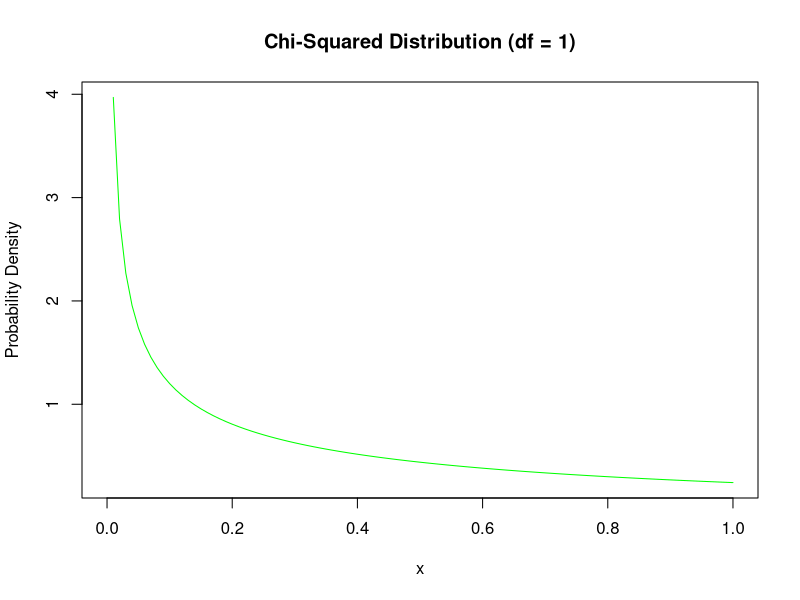
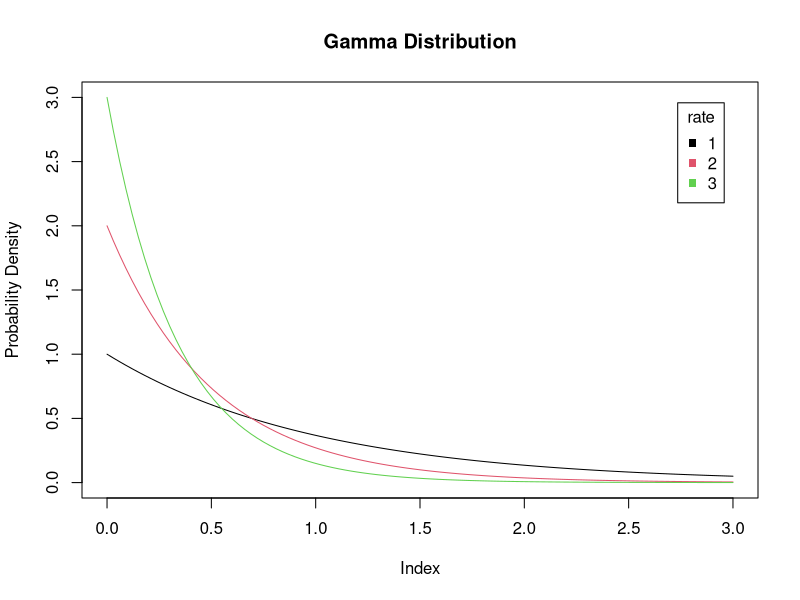
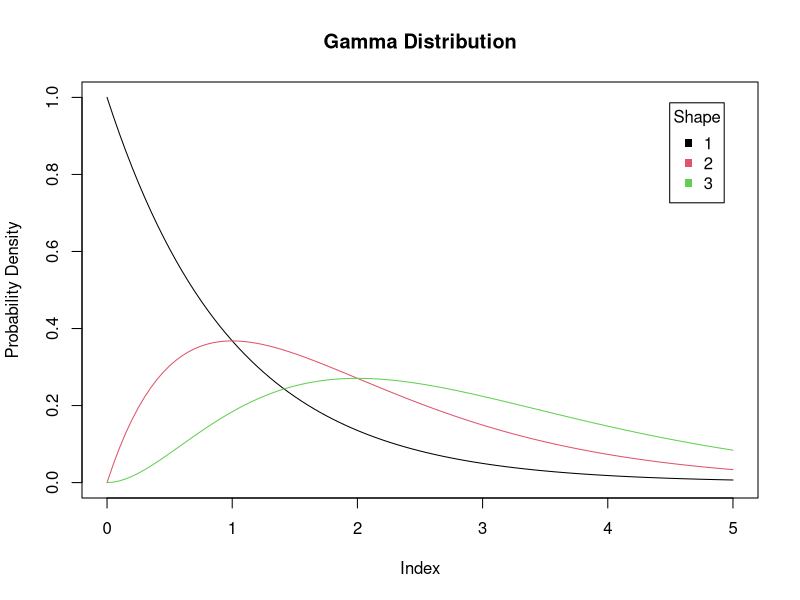
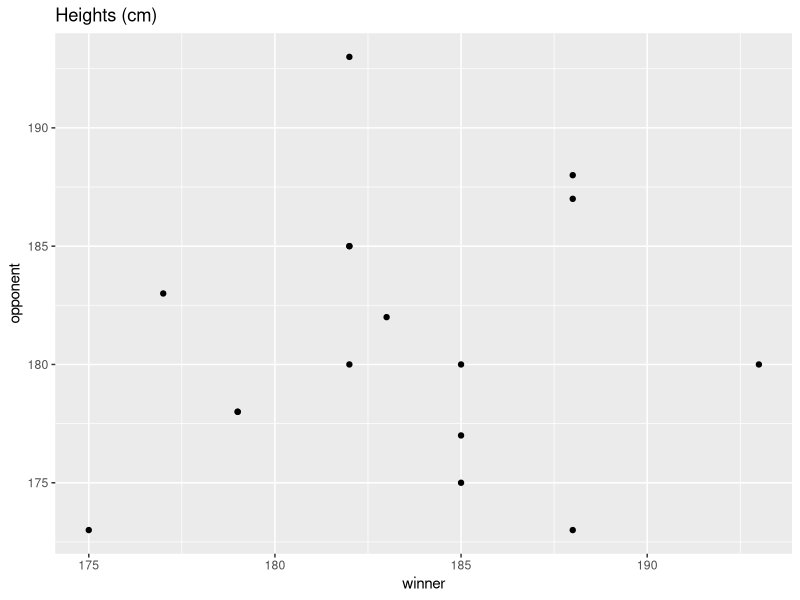
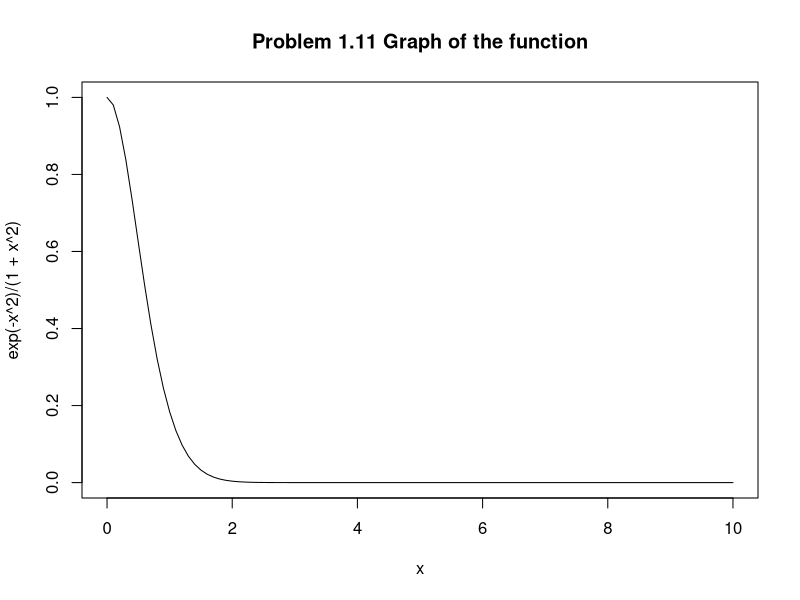
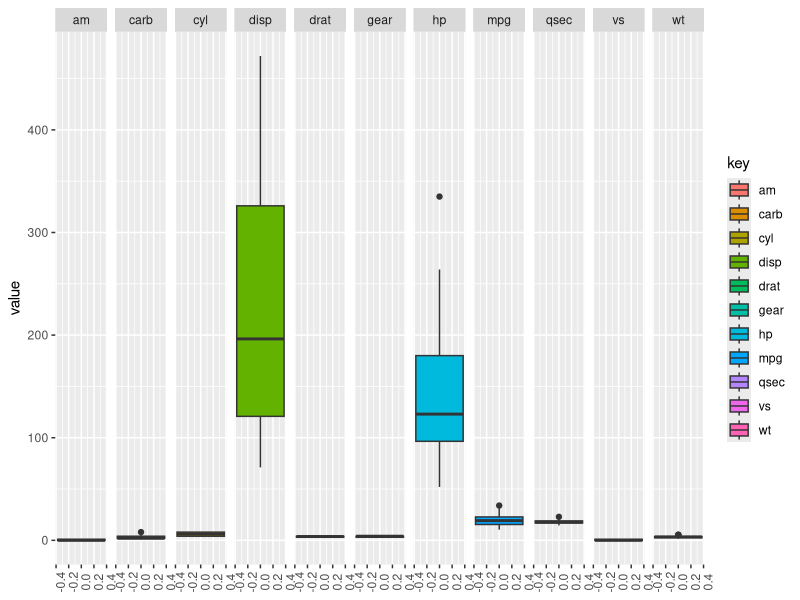
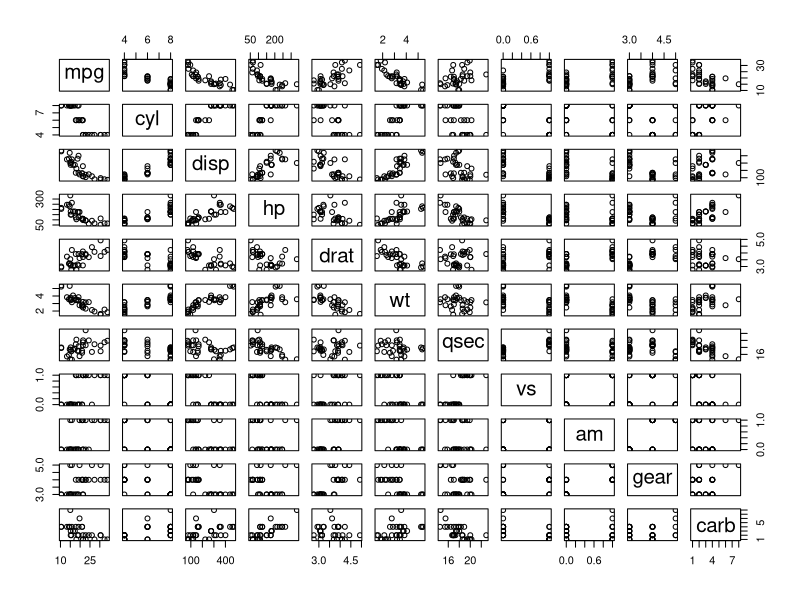
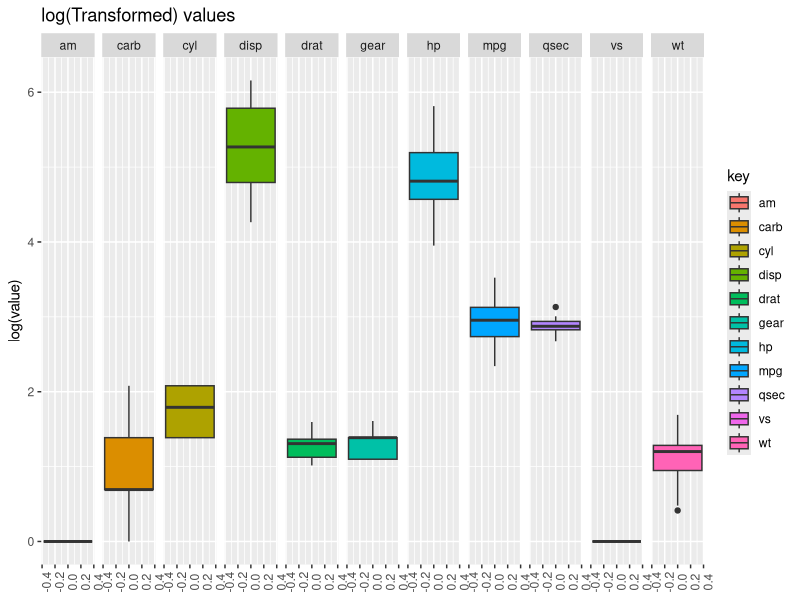

These charts were generated, in order, by the following R code:
## ---- chunk 1
knitr::opts_chunk$set(echo = TRUE)
library(ggplot2)
library(dplyr)
library(MASS)
library(tidyr)
## ---- chunk 2
curve( dchisq(x, df=1), col='green', ylab = "Probability Density")
title("Chi-Squared Distribution (df = 1)")
## ---- chunk 3
plot(x = c(), y = c(), xlim = c(0,3), ylim = c(0,3), ylab = "Probability Density")
curve( dgamma(x, shape = 1, rate = 1), col=1, add=TRUE)
curve( dgamma(x, shape = 1, rate = 2), col=2, add=TRUE)
curve( dgamma(x, shape = 1, rate = 3), col=3, add=TRUE)
#ylabel("Probability Density", add=TRUE)
title("Gamma Distribution")
legend("topright", c("1", "2", "3"), col = 1:3, pch = 15, inset = 0.05, title = 'rate')
## ---- chunk 4
plot(x = c(), y = c(), xlim = c(0,5), ylim = c(0,1), ylab = "Probability Density")
curve( dgamma(x, shape = 1, rate = 1), col=1, add=TRUE)
curve( dgamma(x, shape = 2, rate = 1), col=2, add=TRUE)
curve( dgamma(x, shape = 3, rate = 1), col=3, add=TRUE)
title("Gamma Distribution")
legend("topright", c("1", "2", "3"), col = 1:3, pch = 15, inset = 0.05, title = 'Shape')
## ---- chunk 5
winner = c(185, 182, 182, 188, 188, 188, 185, 185, 177, 182, 182, 193, 183, 179, 179, 175)
opponent = c(175, 193, 185, 187, 188, 173, 180, 177, 183,  185, 180, 180, 182, 178, 178, 173)
df <- data.frame(winner, opponent)
ggplot(data = df, aes(x = winner, y = opponent)) + geom_point() + ggtitle("Heights (cm)")
## ---- chunk 6
y = rpois(1000, lambda=.61)
kicks = table(y)   #table of sample frequencies
kicks / 1000
## ---- chunk 7
mean(y)
## ---- chunk 8
var(y)
## ---- chunk 9

Theoretical = dpois(0:4, lambda = .61)
Sample = kicks / 1000
cbind(Theoretical, Sample)

## ---- chunk 10
Theoretical = ppois(c(0:4), lambda = .61)
Empirical = cumsum(kicks/sum(kicks))
cbind(Theoretical, Empirical)
## ---- chunk 11
norm <- function(x){
  sqrt(apply(x^2, 1, sum))
}
norm(matrix(c(0,0,0,1), nrow = 1))
norm(matrix(c(2,5,2,4), nrow = 1))
## ---- chunk 12
curve(expr = exp(-x^2)/(1+x^2), from = 0, to = 10)
title("Problem 1.11 Graph of the function")
## ---- chunk 13
integrate(f = function(x){exp(-x^2)/(1+x^2)}, lower = 0, upper = Inf)
## ---- chunk 14
x = matrix(rnorm(20), 10, 2)
norm <- function(x){
  sqrt(apply(x^2, 1, sum))
}
norm(x)
## ---- chunk 15
pressure <- c(rep(35.0, 4), rep(49.5, 4), rep(70.0, 4), rep(99.0, 4), rep(140.0, 4))
tear <- c(112,119,17,113, 108,99,112,118, 120,106,102,109, 110,101,99,104, 100,102,96,101)
data.frame(pressure, tear)
## ---- chunk 16
data(mtcars)
ggplot(data = gather(mtcars), aes(y = value, fill = key)) + geom_boxplot() + 
  facet_grid(~key) + 
  theme(axis.text.x = element_text(angle = 90))
## ---- chunk 17
pairs(mtcars)
## ---- chunk 18
ggplot(data = gather(mtcars), aes(y = log(value), fill = key)) + geom_boxplot() + facet_grid(~key) +
  ggtitle("log(Transformed) values") + theme(axis.text.x = element_text(angle = 90))
## ---- chunk 19

data(mammals)
mammals %>% mutate(brain_to_body = brain/body,
                   names = row.names(mammals)) %>%
  arrange(desc(brain_to_body)) %>%
  head()
## ---- chunk 20

mammals %>% mutate(brain_to_body = brain/body,
                   names = row.names(mammals)) %>%
  arrange(desc(brain_to_body)) %>%
  tail()
## ---- chunk 21
m1 <- mammals %>% mutate(brain_to_body = brain/body,
                         names = row.names(mammals))
ggplot(data = m1, aes(x = body, y = brain_to_body)) + geom_point()
## ---- chunk 22
data(LakeHuron)
plot.ts(LakeHuron)
lines(lowess(LakeHuron))
## ---- chunk 23
plot.ts(diff(LakeHuron))
## ---- chunk 24
x <- runif(400, 0, 1)
y <- runif(400, 0, 1)
z <- runif(400, 0, 1)
mat <- cbind(x, y, z)
colMeans(mat)
## ---- chunk 25
diag(var(mat))
## ---- chunk 26
cor(mat)
## ---- chunk 27
library(lattice)
cloud(z ~ x + y, data=data.frame(mat))
## ---- chunk 28
par(mfrow = c(2,2))
hist(rowMeans(mat))
plot(density(rowMeans(mat)))
truehist(rowMeans(mat))
curve(dnorm(x, 1/2, sd=sqrt(1/36)), add=TRUE)
qqnorm(rowMeans(mat))
qqline(rowMeans(mat))
## ---- chunk 29
mat2 <- matrix(replicate(10, runif(400, 0, 1)), ncol = 10)
colMeans(mat2)
diag(var(mat2))
## ---- chunk 30
par(mfrow = c(2,2))
hist(rowMeans(mat2))
plot(density(rowMeans(mat2)))
truehist(rowMeans(mat2))
curve(dnorm(x, 1/2, sd=sqrt(1/36)), add=TRUE)
qqnorm(rowMeans(mat2))
qqline(rowMeans(mat2))
## ---- chunk 31
par(mfrow = c(1,2))
hist(rowMeans(mat), main = "Sample size 3")
hist(rowMeans(mat2), main = "Sample size 10")
## ---- chunk 32
mammals %>% mutate(names = row.names(mammals)) %>% 
  arrange(desc(brain)) %>% 
  head()
## ---- chunk 33
mammals %>% mutate(names = row.names(mammals)) %>% 
  arrange(brain) %>% 
  head()
## ---- chunk 34
plot(mammals$body, mammals$brain, xlab="body", ylab="brain", ylim = c(-100, 6000))
y = mammals[c("Cat", "Cow", "Human"), ]
polygon(y)
text(y, rownames(y), adj=c(0.0, 1.5))
